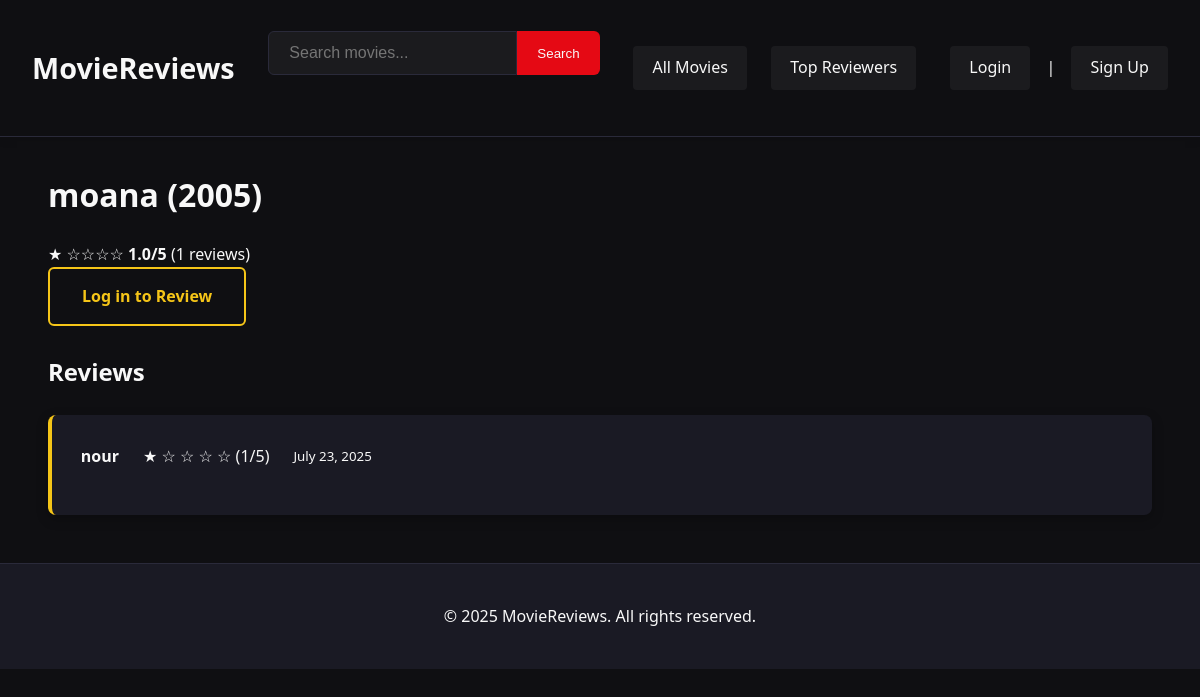
The app's page /movies/4/ with its own data.
### moviereviews/models.py (models this page shows, shortened)
class Movie(models.Model):
    title = models.CharField(max_length=200)
    description = models.TextField()
    release_date = models.DateField()
    genre = models.CharField(max_length=100)
    poster = models.ImageField(upload_to='posters/', null=True, blank=True)
    class Meta:
        ordering = ['title']  # Default ordering

class Review(models.Model):
    movie = models.ForeignKey('Movie', on_delete=models.CASCADE)
    user = models.ForeignKey(User, on_delete=models.CASCADE)
    rating = models.IntegerField(choices=[(1, '1'), (2, '2'), (3, '3'), (4, '4'), (5, '5')])
    text = models.TextField()  # This is the correct field name
    created_at = models.DateTimeField(auto_now_add=True)
    class Meta:
        unique_together = ['movie', 'user']  # One review per user per movie
        ordering = ['-created_at']  # Newest first

### moviereviews/views.py (the view)
# urls.py: path('movies/<int:movie_id>/', views.movie_detail, name='movie_detail'),
def movie_detail(request, movie_id):
    movie = get_object_or_404(Movie.objects.annotate(
        average_rating=Avg('review__rating'),
        review_count=Count('review')
    ), pk=movie_id)
    reviews = movie.review_set.select_related('user').all()
    return render(request, 'moviereviews/movie_detail.html', {
        'movie': movie,
        'reviews': reviews
    })

### moviereviews/templatetags/movie_filters.py (called while the page is built)
@register.filter
def stars_display(rating):
    try:
        rating = float(rating)
        full = int(rating)
        half = 1 if (rating - full) >= 0.5 else 0
        empty = 5 - full - half
        return {
            'full': range(full),
            'half': half,
            'empty': range(empty),
            'numeric': f"{rating:.1f}"
        }
    except (ValueError, TypeError):
        return {
            'full': range(0),
            'half': 0,
            'empty': range(5),
            'numeric': "0.0"
        }

### moviereviews/templates/moviereviews/movie_detail.html (shortened to what this page needs)
{% extends 'base.html' %}
{% load static %}
{% load movie_filters %}
{% block content %}
<div class="content-section">
    <h1>{{ movie.title }} ({{ movie.release_date.year }})</h1>
    <div class="movie-rating">
        {% if movie.review_set.count > 0 %}
            <div class="star-display">
                {% with stars=movie.average_rating|stars_display %}
                    {% for _ in stars.full %}★{% endfor %}
                    {% for _ in stars.empty %}☆{% endfor %}
                    <strong>{{ stars.numeric }}/5</strong>
                    <span>({{ movie.review_set.count }} reviews)</span>
                {% endwith %}
            </div>
        {% else %}
            <span class="no-reviews">No reviews yet</span>
        {% endif %}
    </div>
    <div class="movie-actions">
        {% if user.is_authenticated %}
            <a href="{% url 'add_review' movie.id %}" class="btn btn-primary">
                Add Your Review
            </a>
        {% else %}
            <a href="{% url 'login' %}?next={% url 'add_review' movie.id %}" class="btn btn-secondary">
                Log in to Review
            </a>
        {% endif %}
    </div>
    <h2>Reviews</h2>
    {% for review in movie.review_set.all %}
    <div class="review">
        <div class="review-header">
            <strong>{{ review.user.username }}</strong>
            <div class="review-stars">
                {% for _ in "12345" %}
                    {% if forloop.counter <= review.rating %}★{% else %}☆{% endif %}
                {% endfor %}
                <span>({{ review.rating }}/5)</span>
            </div>
            <small>{{ review.created_at|date:"F j, Y" }}</small>
        </div>
    </div>
    {% empty %}
    <p class="no-reviews">No reviews yet. Be the first to review!</p>
    {% endfor %}
</div>
{% endblock %}

### moviereviews/static/moviereviews/css/style.css (style rules this page uses)
:root { --primary-color: #0f0f12; --secondary-color: #1a1a24; --accent-color: #e50914; --highlight-color: #f5c518; --star-color: #f5c518; --text-primary: #f8f8f8; --text-muted: #b3b3b3; --border-color: #2a2a3a; --hover-color: #c40812; --hero-gradient: linear-gradient( to right, rgba(15, 15, 18, 0.9), rgba(15, 15, 18, 0.7) ); --transition: all 0.3s ease; --shadow: 0 4px 12px rgba(0, 0, 0, 0.25); }
body { font-family: 'Segoe UI', Tahoma, Geneva, Verdana, sans-serif; margin: 0; padding: 0; background-color: var(--primary-color); color: var(--text-primary); line-height: 1.6; }
.content-section { max-width: 1200px; margin: 0 auto 3rem; padding: 0 1.5rem; }
.btn { padding: 0.9rem 2rem; border-radius: 6px; text-decoration: none; font-weight: 600; transition: var(--transition); color: var(--text-primary); display: inline-block; text-align: center; cursor: pointer; border: none; position: relative; overflow: hidden; z-index: 1; }
.btn-secondary { background-color: transparent; border: 2px solid var(--highlight-color); color: var(--highlight-color); }
.review { background: var(--secondary-color); padding: 1.8rem; margin: 1.5rem 0; border-radius: 8px; box-shadow: var(--shadow); color: var(--text-primary); border-left: 4px solid var(--highlight-color); transition: var(--transition); }
.review-header { display: flex; align-items: center; margin-bottom: 0.8rem; flex-wrap: wrap; gap: 0.8rem 1.5rem; }

### records on screen
Movie: title "moana", release_date.year "2005", review_set.count "1"
Review: user.username "nour", rating "1", created_at "July 23, 2025"

### other values on screen
{{ stars.numeric }} "1.0"
